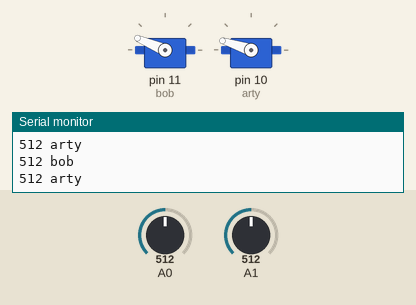
Simulated run of this sketch. Board: Arduino Uno, built with avr-gcc and run on an emulated ATmega328P. On the bench: 2 × servo, the last lines printed to the serial monitor. Inputs (shaded band) come from the test bench; at power-on: A0 = 512, A1 = 512.

Above: at 1.2 s.
1.3 s: A0 set to 105
At 2.0 s:
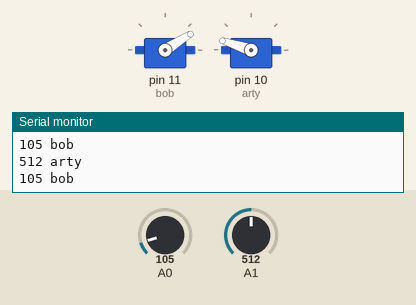
2.8 s: A0 set to 95
At 3.2 s:
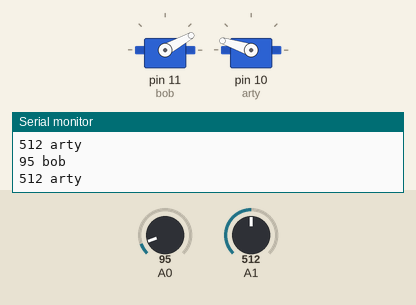
5.8 s: A1 set to 106
At 6.5 s:
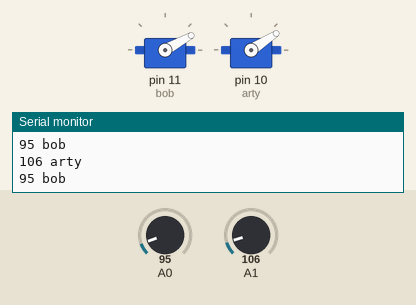
7.3 s: A1 set to 90
At 8.5 s:
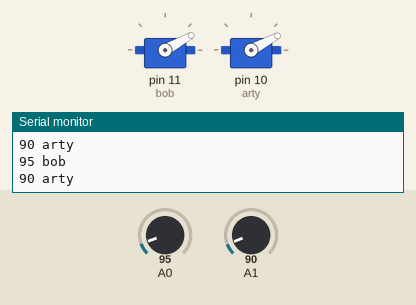
8.8 s: A1 set to 11
At 9.9 s:
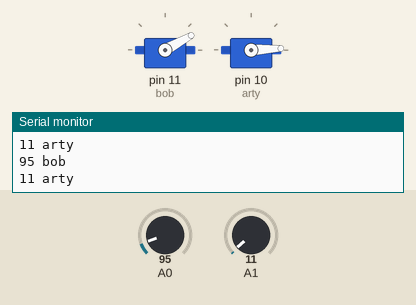
10.3 s: A1 set to 8
At 11.1 s:
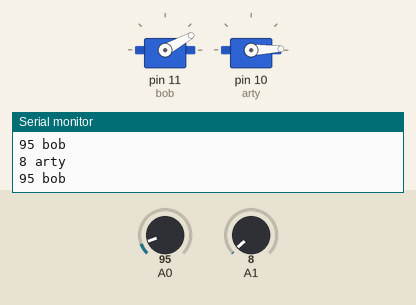
Timing chart, 0 to 12.8 s (numbered marks = the images above; inputs shaded):
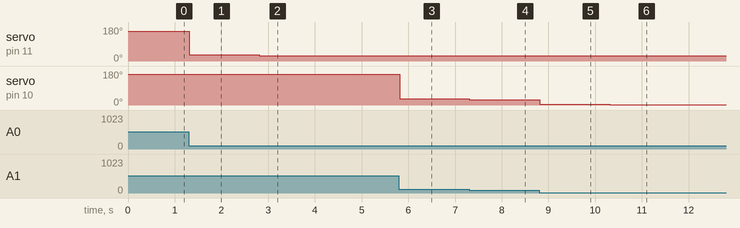

The sketch:

pan_tilt_servo_control.ino
```cpp
#include <Servo.h>

Servo bob;
Servo arty;

int sensorRead1;
int sensorRead2;

int bobAngle;
int artyAngle;
void setup()
{


  bob.attach(11);
 arty.attach(10);

 Serial.begin(9600);
}

void loop()
{
 //bobmove
  sensorRead1 = analogRead(A0);

  Serial.print(sensorRead1);
  Serial.print(" bob \n");

  bobAngle = map(sensorRead1, 0, 586, 0, 180);
  bob.write(bobAngle);
  //endbobmove

  sensorRead2 = analogRead(A1);

  Serial.print(sensorRead2);
  Serial.print(" arty \n");

  artyAngle = map(sensorRead2, 0, 566, 0, 180);
  arty.write(artyAngle);


  delay(10);
}
```

Measured:
- after the input at 1.3 s, servo on pin 11 (bob): 157° → 32° at once
- after the input at 2.8 s, servo on pin 11 (bob): 32° → 29° at once
- after the input at 5.8 s, servo on pin 10 (arty): 162° → 33° at once
- after the input at 7.3 s, servo on pin 10 (arty): 33° → 28° at once
- after the input at 8.8 s, servo on pin 10 (arty): 28° → 3° at once
- after the input at 10.3 s, servo on pin 10 (arty): 3° → 2° at once
